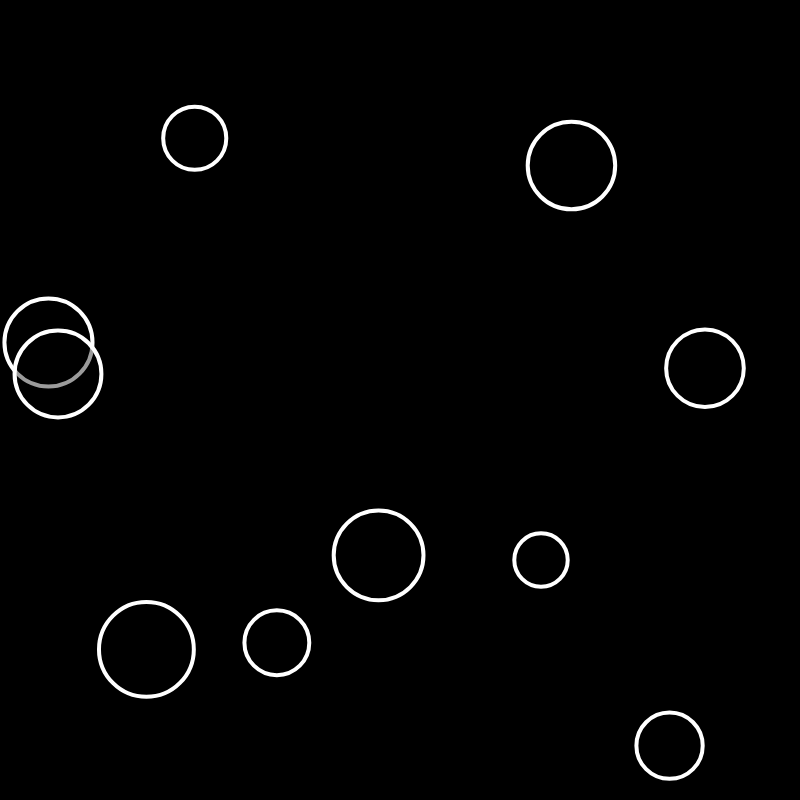
Frame 1 (no input)
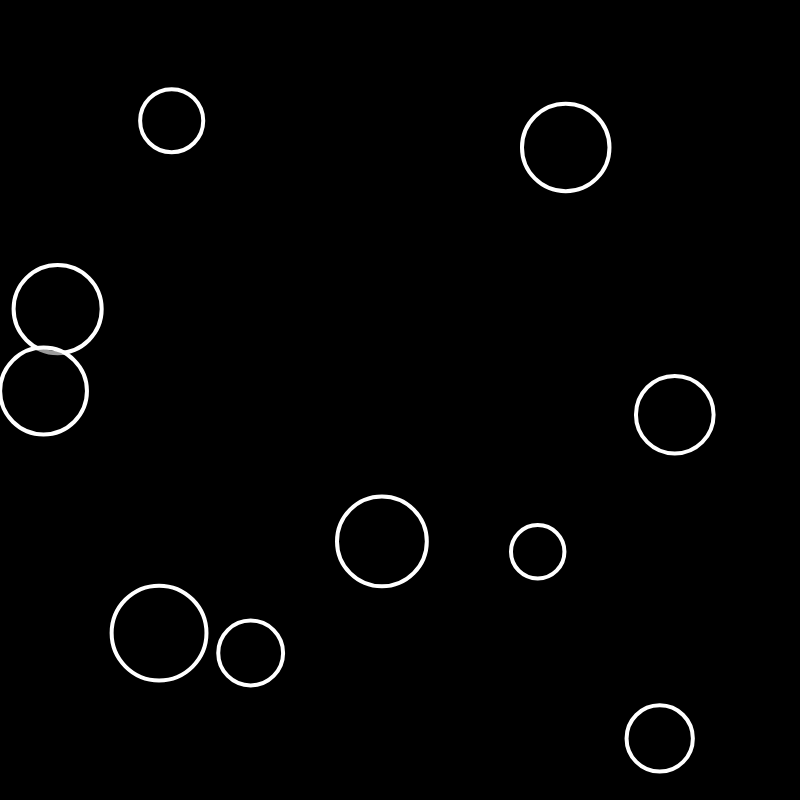
Frame 60 (no input)
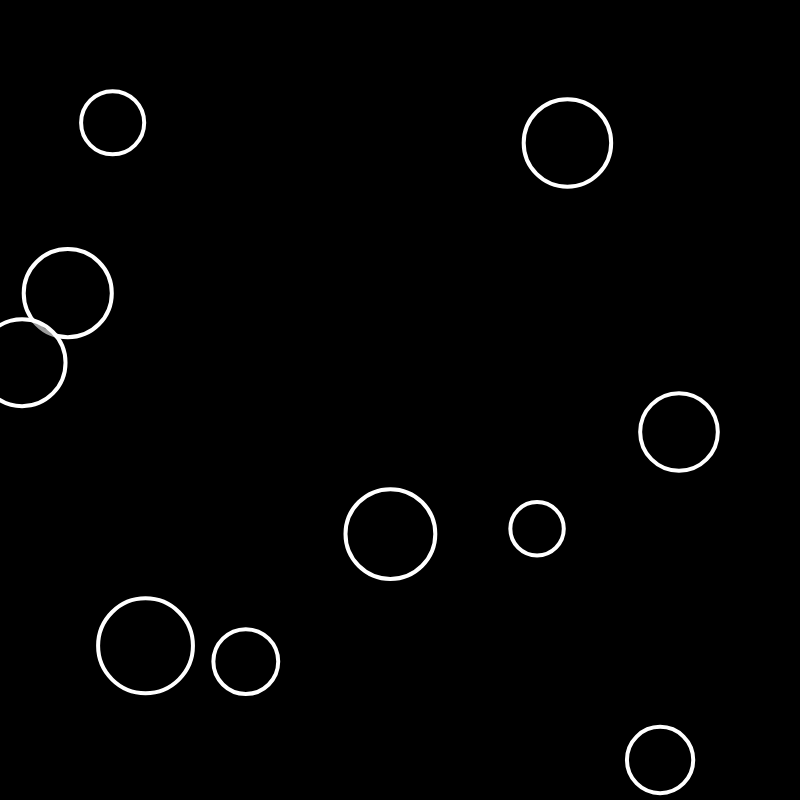
Frame 120 (the mouse pressed at the canvas centre since frame 60)

The p5.js sketch that drew these frames (run headless with seeded random() and noise() and a simulated clock; from frame 60 on, the mouse is pressed at the canvas centre):

// p5.js sketch
// ── sketch.js
let bubbles = [];
let toggledOn = false;

function setup() {
  createCanvas(800, 800);
  for(let i = 0; i < 10; i++) {
    bubbles[i] = new Bubble();
  }
}

function mousePressed() {
  for(let i = 0; i < bubbles.length; i++) {
    if(bubbles[i].isMouseOver() == true) {
      bubbles[i].toggledOn = !bubbles[i].toggledOn;
    }
  }
}

function draw() {
  background(0)

  for(let i = 0; i < bubbles.length; i++) {

    /*if(bubbles[i].isOverlapping(bubbles[i]) == true) {
      background(200, 0, 100);
    }*/

      if(bubbles[i].isMouseOver() == true) {
        bubbles[i].brightness = 255;
      } else if(bubbles[i].toggledOn == false){
        bubbles[i].brightness = 0;
      }

    bubbles[i].show();
    bubbles[i].jitter();
  }
}


class Bubble {
  constructor() {
    this.x = random(0, width);
    this.y = random(0, height);
    this.r = random(25, 50);
    this.brightness = 0
    this.toggledOn = false
  }
  jitter() {
    this.x += random(-5, 5);
    this.y += random(-5, 5);
  }
  show() {
    stroke(255);
    strokeWeight(4);
    if(toggledOn == false) {
      fill(this.brightness, 100);
    } else {
      fill(255, 100);
    }
    ellipse(this.x, this.y, this.r * 2);
  }
  isOverlapping(other) {
    let d = dist(this.x, this.y, other.x, other.y);
    return(d < this.r + other.r);
  }
  isMouseOver() {
    let d = dist(mouseX, mouseY, this.x, this.y);
    return(d < this.r);
  }
}
